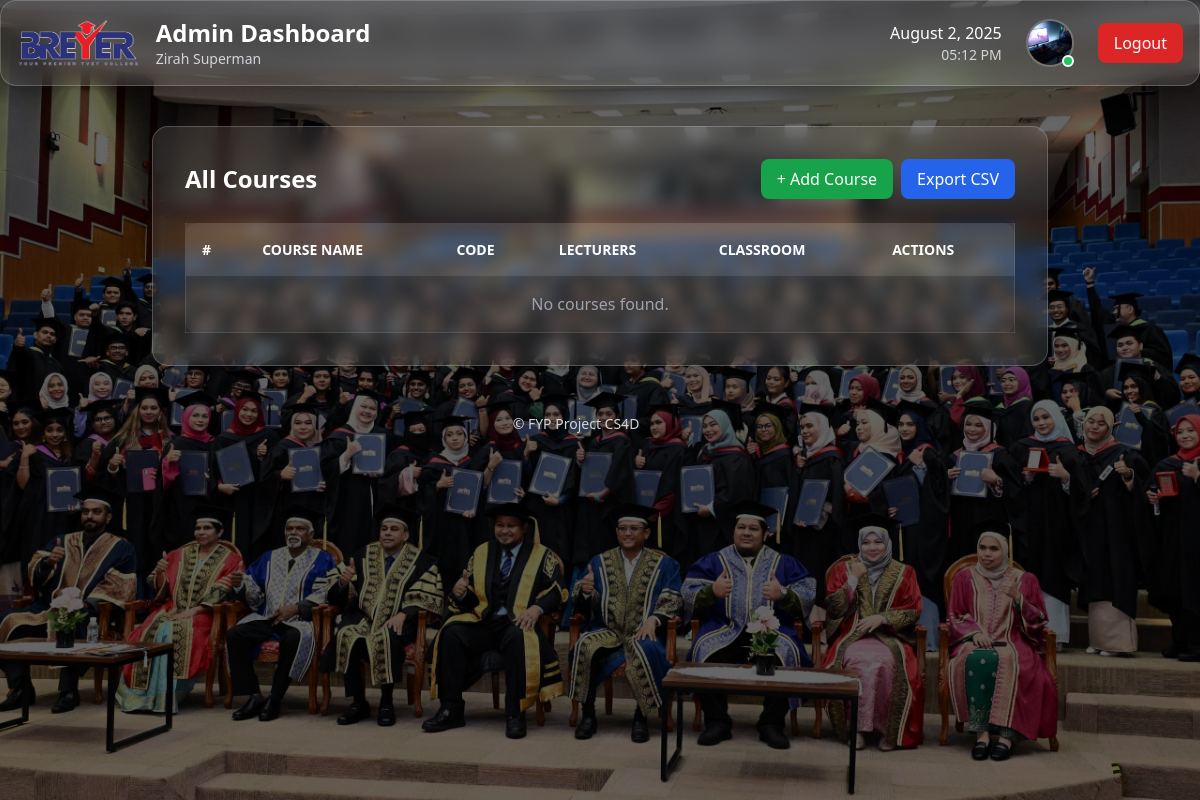
The app's page /adminportal/courses/ (signed in) with its own data.
### accounts/models.py (models this page shows, shortened)
class CustomUser(AbstractBaseUser, PermissionsMixin):
    class Role(models.TextChoices):
        STUDENT = 'STUDENT', 'Student'
        LECTURER = 'LECTURER', 'Lecturer'
        ADMIN = 'ADMIN', 'Admin'
    email = models.EmailField(unique=True)
    identity_card_number = models.CharField(
        max_length=20, unique=True, verbose_name="IC/Identity Card No."
    )
    full_name = models.CharField(
        max_length=255, verbose_name="Full Name (as per IC)"
    )
    short_name = models.CharField(
        max_length=64, verbose_name="Short Name", blank=True,
        help_text="E.g. 'Ali', for display in tables/lists"
    )
    role = models.CharField(max_length=20, choices=Role.choices, default=Role.STUDENT)
    phone_number = models.CharField(max_length=20, blank=True, null=True)
    address = models.TextField(blank=True, null=True)
    department = models.ForeignKey(
        Department,
        null=True,
        blank=True,
        on_delete=models.SET_NULL,
        related_name='users'
    )
    profile_picture = models.ImageField(upload_to='profile_pics/', blank=True, null=True)
    is_staff = models.BooleanField(default=False)
    is_active = models.BooleanField(default=True)
    date_joined = models.DateTimeField(default=timezone.now, blank=True, null=True)
    USERNAME_FIELD = 'email'
    REQUIRED_FIELDS = ['identity_card_number', 'full_name', 'short_name']
    objects = CustomUserManager()
    def get_full_name(self):
        return self.full_name

### accounts/decorators.py (the view)
        @login_required
        def _wrapped_view(request, *args, **kwargs):
            if request.user.role != role:
                return HttpResponseForbidden("You are not authorized to view this page.")
            return view_func(request, *args, **kwargs)

### adminportal/views.py (called while the page is built)
@role_required(CustomUser.Role.ADMIN)
def course_list(request):
    courses = Course.objects.all().order_by('name')
    return render(request, 'adminportal/course_list.html', {'courses': courses})

### adminportal/templates/adminportal/course_list.html (shortened to what this page needs)
{% extends 'adminportal/base_adminportal.html' %}
{% load static %}
{% block adminportal_content %}
<div class="max-w-4xl mx-auto mt-10 p-8 bg-white/10 rounded-2xl shadow-lg border border-white/20 backdrop-blur">
  <div class="flex justify-between items-center mb-6">
    <h1 class="text-2xl font-bold text-white">All Courses</h1>
    <div class="flex gap-2">
      <a href="{% url 'adminportal:add_course' %}" class="bg-green-600 hover:bg-green-700 text-white px-4 py-2 rounded-lg font-medium transition">+ Add Course</a>
      <a href="{% url 'adminportal:export_courses' %}" class="bg-blue-600 hover:bg-blue-700 text-white px-4 py-2 rounded-lg font-medium transition">Export CSV</a>
    </div>
  </div>
  <div class="overflow-x-auto">
    <table class="min-w-full bg-white/5 border border-white/10 rounded-xl text-white">
      <thead class="bg-white/10 text-left text-sm uppercase font-semibold">
        <tr>
          <th class="p-4">#</th>
          <th class="p-4">Course Name</th>
          <th class="p-4">Code</th>
          <th class="p-4">Lecturers</th>
          <th class="p-4">Classroom</th>
          <th class="p-4">Actions</th>
        </tr>
      </thead>
      <tbody>
        {% for course in courses %}
        <tr class="border-t border-white/10 hover:bg-white/5 transition">
          <td class="p-4">{{ forloop.counter }}</td>
          <td class="p-4 font-medium">{{ course.name }}</td>
          <td class="p-4">{{ course.code }}</td>
          <td class="p-4">
            {% for lecturer in course.lecturers.all %}
              {{ lecturer }}{% if not forloop.last %}, {% endif %}
            {% empty %}
              <span class="text-gray-400">None</span>
            {% endfor %}
          </td>
          <td class="p-4">{{ course.classroom|default:"-" }}</td>
          <td class="p-4 flex gap-2">
            <a href="{% url 'adminportal:assign_lecturer_course' course.pk %}" class="bg-blue-600 hover:bg-blue-700 text-white px-3 py-1 rounded transition text-xs font-semibold">
              Assign Lecturer
            </a>
            <a href="{% url 'adminportal:edit_course' course.pk %}" class="bg-yellow-600 hover:bg-yellow-700 text-white px-3 py-1 rounded transition text-xs font-semibold">
              Edit
            </a>
          </td>
        </tr>
        {% empty %}
        <tr>
          <td colspan="6" class="p-4 text-center text-gray-400">No courses found.</td>
        </tr>
        {% endfor %}
      </tbody>
    </table>
  </div>
</div>
{% endblock %}

### adminportal/templates/adminportal/base_adminportal.html (shortened to what this page needs)
{% extends 'base.html' %}
{% load static %}
{% block content %}
<div class="bg-white/10 backdrop-blur-md rounded-2xl p-4 border border-white/20 shadow-xl mb-8">
  <div class="flex justify-between items-center">
    <div class="flex items-center space-x-4">
      <img src="{% static 'images/breyer.jpg' %}" alt="Breyer Logo" class="h-12 w-auto">
      <div>
        <a href="{% url 'adminportal:dashboard' %}" class="text-2xl font-bold text-white hover:text-blue-400 transition">
          Admin Dashboard
        </a>
        <p class="text-gray-300 text-sm">{{ request.user.get_full_name|default:request.user.email }}</p>
      </div>
    </div>
    <div class="flex items-center space-x-6">
      <div class="text-right">
        <p class="text-white font-medium" id="current-date"></p>
        <p class="text-gray-300 text-sm" id="current-time"></p>
      </div>
      <a href="{% url 'adminportal:admin_profile' %}" class="relative group">
        {% if request.user.profile_picture %}
          <img src="{{ request.user.profile_picture.url }}" alt="Profile Picture"
               class="w-12 h-12 rounded-full object-cover border-2 border-white/20 group-hover:border-blue-400 transition-colors">
        {% endif %}
        <div class="absolute bottom-0 right-0 w-3 h-3 bg-green-500 rounded-full border-2 border-white"></div>
      </a>
      <form action="{% url 'logout' %}" method="post">
        <button class="bg-red-600 hover:bg-red-700 text-white px-4 py-2 rounded-lg transition-colors flex items-center">
          Logout
        </button>
      </form>
    </div>
  </div>
</div>
{% block adminportal_content %}
{% endblock %}
{% endblock %}

### records on screen
CustomUser: user.get_full_name "Zirah Superman", user.profile_picture (picture)
